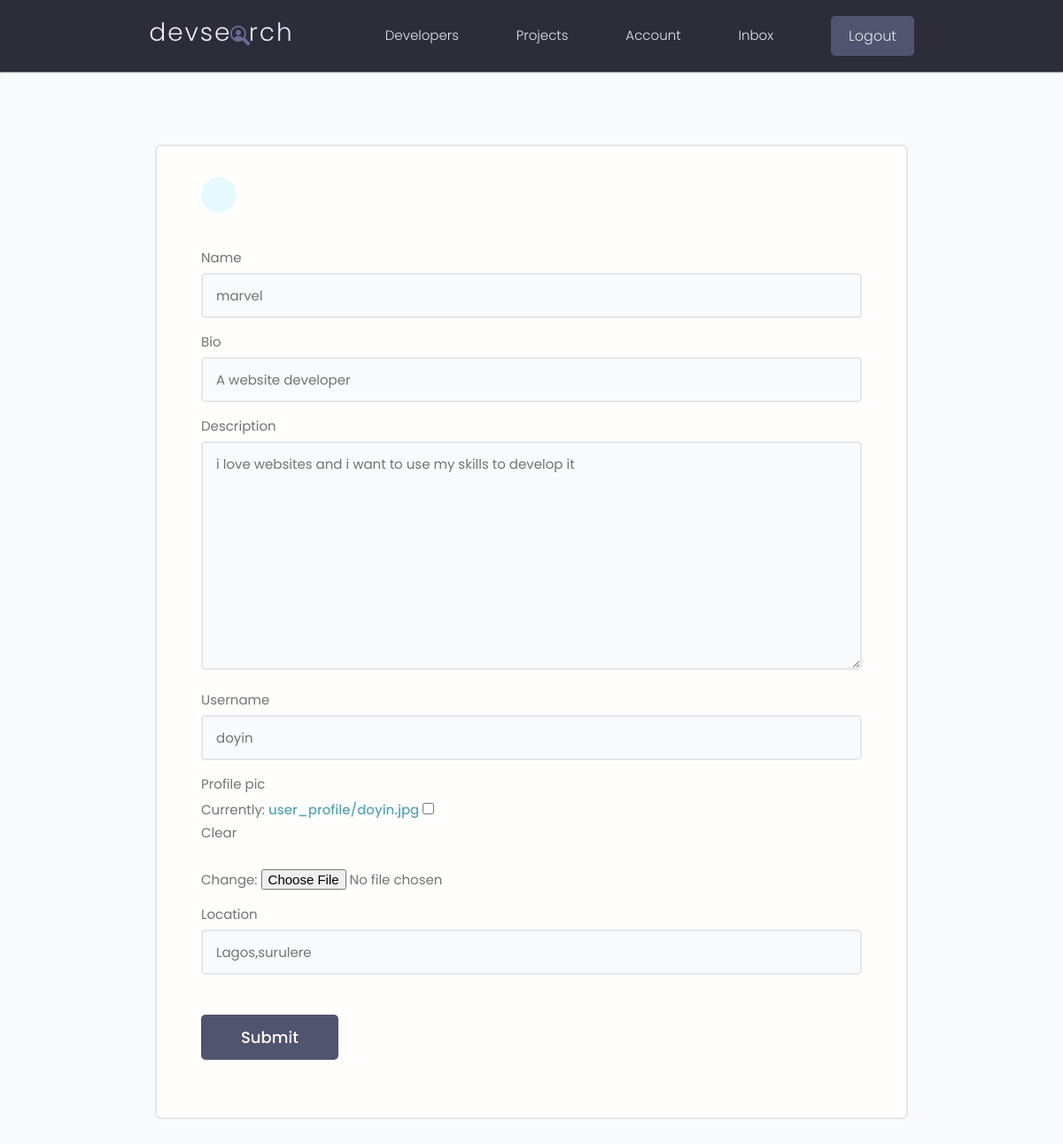
The page /edit-profile/ (signed in) on the database its author committed.
### users/models.py (models this page shows, shortened)
class Profile(models.Model):
   user = models.OneToOneField(User ,  on_delete=models.CASCADE  )
   name =  models.CharField(max_length=250, blank = True , null = True)
   email = models.EmailField(max_length=500, blank= True, null= True)
   bio =  models.CharField(max_length=500, blank=True, null=True)
   description = models.TextField(blank = True, null = True)
   username = models.CharField( blank = True,  null = True , max_length=160)
   profile_pic = models.ImageField(upload_to='user_profile' , default='default.jpeg', null = True , blank = True)
   location = models.CharField(max_length= 150, blank = True, null = True)
   created = models.DateTimeField(auto_now_add=True)
   id = models.UUIDField(default = uuid.uuid4, editable= False , unique= True, primary_key=True)
   class Meta:
       ordering = ['created']

### users/views.py (the view)
def editaccount(request):
    acctprof = request.user.profile
    form = Profileform(instance = acctprof)
    if request.method == 'POST':
        form = Profileform(request.POST , request.FILES ,instance= acctprof ,)
        if form.is_valid():
            form.save()
            messages.success(request, 'account has been updated')
            return redirect('account')
    context = {'form': form, 'acctprof':acctprof }
    return render (request, 'users/edit-profile.html',context)

### users/forms.py
class Profileform(ModelForm):
    class Meta :
        model = Profile
        fields = ['name','bio','description','username','profile_pic','location']
    def __init__(self,*args,**kwargs):
        super(Profileform,self).__init__(*args,**kwargs)
        for name, field in self.fields.items():
            field.widget.attrs.update({'class': 'input'})

### users/templates/users/edit-profile.html (shortened to what this page needs)
{% extends 'main.html'%}
{% block content %}
<main class="formPage my-xl">
    <div class="content-box">
        <div class="formWrapper">
            <a class="backButton" href="#"></a>
            <br>
            <form action="{% url 'edit-profile' %}" method="POST" enctype="multipart/form-data">
                {% for field in form %}
                <div class="form__field">
                    <label for="formInput#text">{{field.label}}</label>
                    {{field}}
                </div>
                {% endfor %}
                <input class="btn btn--sub btn--lg  my-md" type="submit" value="Submit" />
            </form>
        </div>
    </div>
</main>
{% endblock %}

### static/styles/app.css (style rules this page uses)
:root { --color-sub: #2d2d39; }
.btn--sub { background-color: var(--color-sub-light); }
.content-box { width: 95%; max-width: 85rem; margin: 0 auto; }
.backButton { background: var(--color-main-light); color: var(--color-main); width: 4rem; height: 4rem; display: flex; align-items: center; justify-content: center; border-radius: 50%; }
.formPage .formWrapper { list-style: none; background: var(--color-white); padding: 3.5rem 5rem; border: 2px solid var(--color-light); border-radius: 0.7rem; }

### static/uikit/styles/modules/_variables.css (style rules this page uses)
:root { --color-main: #5aa5b9; --color-main-light: #e6faff; --color-sub: #3f4156; --color-sub-light: #51546e; --color-sub-lighter: #ededfd; --color-text: #737373; --color-gray: #8b8b8b; --color-light: #e5e7eb; --color-light-gray: #767676; --color-bg: #f8fafd; --color-white: #fffefd; --color-white-light: #f3f3f3; --color-success: #359e64; --color-success-bg: #def8e8; --color-error: #fc4b0b; --color-error-bg: #fff2ee; --font-base: 'Poppins', arial, helvetica, 'Segoe UI', roboto, ubuntu, sans-serif; --font-monospace: 'Fira Code', 'Courier New', courier, monospace; --font-regular: 300; --font-medium: 500; --font-bold: 700; --generic-shadow: 1px 1px 5px #00000010; --generic-transition: all 0.3s ease-in-out; }

### static/uikit/styles/modules/_base.css (style rules this page uses)
* { margin: 0; padding: 0; box-sizing: border-box; text-rendering: optimizeLegibility; color: inherit; font-size: inherit; }
html { font-size: 50%; }
@media only screen and (min-width: 480px) { html { font-size: 56.25%; } }
@media only screen and (min-width: 1200px) { html { font-size: 62.5%; } }
body { line-height: 1.6; font-weight: 400; font-size: 1.5rem; color: var(--color-text); background-color: var(--color-bg); min-height: 100vh; }

### static/uikit/styles/modules/_typography.css (style rules this page uses)
* { font-family: var(--font-base); }
a { padding-bottom: 2px; text-decoration: none; display: inline-block; color: var(--color-main); font-weight: var(--font-medium); }

### static/uikit/styles/modules/_utilities.css (style rules this page uses)
.my-md { margin: 3rem auto; }
.my-xl { margin: 8rem auto; }

### static/uikit/styles/modules/_button.css (style rules this page uses)
.btn { display: inline-block; position: relative; cursor: pointer; background-color: var(--color-light); font-weight: var(--font-medium); color: var(--color-sub); text-decoration: none; padding: 1rem 2rem; border-radius: 0.5rem; border: none; width: -webkit-fit-content; width: -moz-fit-content; width: fit-content; height: -webkit-fit-content; height: -moz-fit-content; height: fit-content; font-size: 1.6rem; outline-width: 0; outline-color: transparent; -webkit-backface-visibility: hidden; backface-visibility: hidden; transition: all 0.3s ease-in-out; }
.btn--sub { background-color: var(--color-sub); color: var(--color-white); }
.btn--lg { font-size: 1.8rem; padding: 1.2rem 4.5rem; }

### static/uikit/styles/modules/_form.css (style rules this page uses)
.form__field { margin-top: 1.5rem; margin-bottom: 1.5rem; }
.form__label, .form__field > label { display: block; margin-bottom: 0.5rem; color: var(--color-text); }
input.input[type='text'], input.input[type='email'], input.input[type='password'], input.input[type='number'], select.input, textarea.input { min-width: 24rem; width: 100%; padding: 1.2rem 1.5rem; border-radius: 0.5rem; border: 2px solid var(--color-light); transition: all 0.3s ease-in-out; background-color: var(--color-bg); }

### rows shown on the page
Profile: form "marvel" "A website developer" "i love websites and i want to use my skills to develop it" "doyin" "Lagos,surulere"

### other values the page prints
{{ field.label }} "Name" "Bio" "Description" "Username" "Profile pic" "Location"
